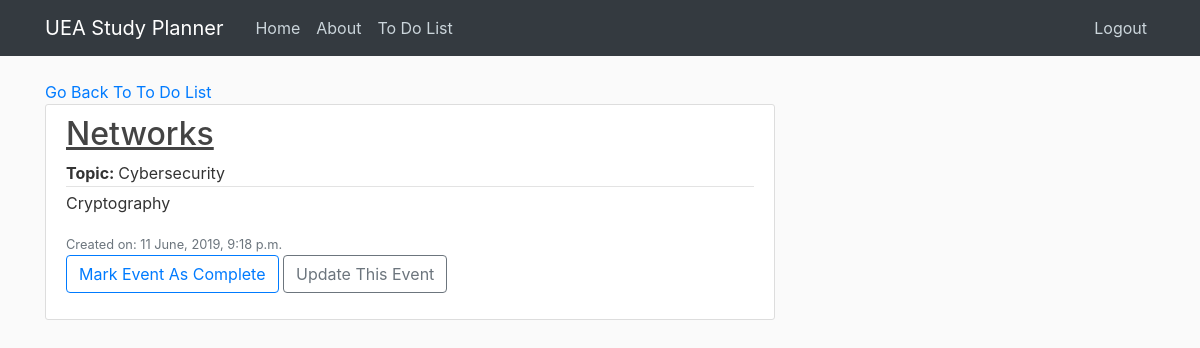
Page /todo/39/ (signed in) on the committed database.
### users/models.py (models this page shows, shortened)
class ToDo(models.Model):
	module_title = models.CharField(max_length=30)
	topic = models.CharField(max_length=30)
	date_created = models.DateTimeField(auto_now_add=True)
	author = models.ForeignKey(User, on_delete=models.CASCADE)
	notes = models.TextField()

### users/views.py (the view)
# urls.py: path('todo/<int:pk>/', ToDoDetailView.as_view(), name="todo_detail"),
class ToDoDetailView(LoginRequiredMixin, DetailView):
	model = ToDo

### users/templates/users/todo_detail.html (shortened to what this page needs)
{% extends "home_page/base.html" %}
{% block content %}
    <a href="{% url 'todo' %}"> Go Back To To Do List </a>
    <article class="media content-section">
      <div class="media-body">
        <div class="article-metadata">
        <h2 class="article-title">
        	<u>{{ object.module_title }}</u>
        </h2>
          <a class="text-center"><b>Topic: </b>{{ object.topic }}</a>
        </div>
        <p class="article-content">{{ object.notes }}</p>
        <small class="text-muted">
        Created on:  {{ object.date_created|date:"d F, Y, P" }}
    	</small>
        <div class="form-group">
            <a class="btn btn-outline-primary" href="{% url 'todo_delete' todo.id %}">
            Mark Event As Complete
            </a>
            <a class="btn btn-outline-secondary" href="{% url 'todo_update' todo.id %}">
            Update This Event
            </a>
        </div>
    </article>
{% endblock content %}

### home_page/static/home_page/main.css (style rules this page uses)
body { background: #fafafa; color: #333333; margin-top: 5rem; }
h1, h2, h3, h4, h5, h6 { color: #444444; }
.content-section { background: #ffffff; padding: 10px 20px; border: 1px solid #dddddd; border-radius: 3px; margin-bottom: 20px; }
.article-title { color: #444444; }
.article-content { white-space: pre-line; }
.article-metadata { padding-bottom: 1px; margin-bottom: 4px; border-bottom: 1px solid #e3e3e3 }

### rows in the picture
ToDo: module_title "Networks", topic "Cybersecurity", notes "Cryptography", date_created "11 June, 2019, 9:18 p.m."
